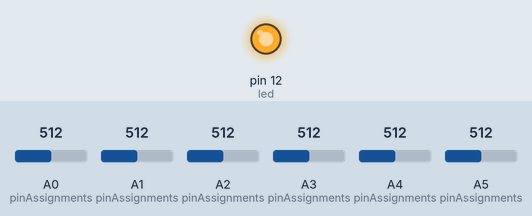
Simulated run of this sketch. Board: Arduino Uno, built with avr-gcc and run on an emulated ATmega328P. Shown: output pins drawn as LEDs (lit = HIGH). The inputs (shaded band) are chosen by the test bench; at power-on: A0 (pinAssignments) = 512, A1 (pinAssignments) = 512, A2 (pinAssignments) = 512, A3 (pinAssignments) = 512, A4 (pinAssignments) = 512, A5 (pinAssignments) = 512. What the sketch prints to the serial monitor is not drawn.

Above: at 0.1 s.
Timing chart, 0 to 1.6 s (numbered marks = the images above):
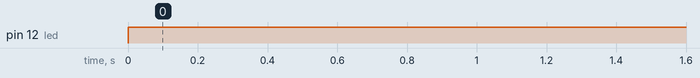

The sketch:

final_gloveAddPhotocell.ino
```cpp
int note = 0;
int hitavg = 0;
int dtcolor = 0;
int led = 12;
char pinAssignments[] ={'A0', 'A1', 'A2', 'A3', 'A4', 'A5'};
byte PadNote[] = {58, 57, 55, 53, 50};

void setup()
{
  Serial.begin(57600);                                       // Default speed of the Serial to MIDI Converter serial port
  pinMode(A0, INPUT);
  pinMode(A1, INPUT);
  pinMode(A2, INPUT);
  pinMode(A3, INPUT);
  pinMode(A4, INPUT);
  pinMode(A5, INPUT);
  pinMode(led, OUTPUT);
}

void loop(){
  digitalWrite(led, HIGH);
  for(int pin=0; pin < 5; pin++){

    hitavg = analogRead(pin);
//    Serial.println(hitavg);

    dtcolor = analogRead(A5);
    Serial.println(dtcolor);

    //sense the color
    if(dtcolor < 50){
      if(hitavg > 25){
        MIDI_TX(144,PadNote[pin] -5,127);                                  // NOTE ON
        delay(100);
        MIDI_TX(128,PadNote[pin]-5 ,127);                                  // NOTE OFF
        delay(100);
      }
    }

    if(dtcolor > 50){
      if(hitavg > 25){
        MIDI_TX(144,PadNote[pin], 127);                                  // NOTE ON
        delay(100);
        MIDI_TX(128,PadNote[pin], 127);                                  // NOTE OFF
        delay(100);
      }
    }

  }
}

void MIDI_TX(unsigned char MESSAGE, unsigned char PITCH, unsigned char VELOCITY)
{
  Serial.write(MESSAGE);
  Serial.write(PITCH);
  Serial.write(VELOCITY);
}
```

Measured:
- by itself, pin 12 (led): LOW → HIGH at 0.00 s
